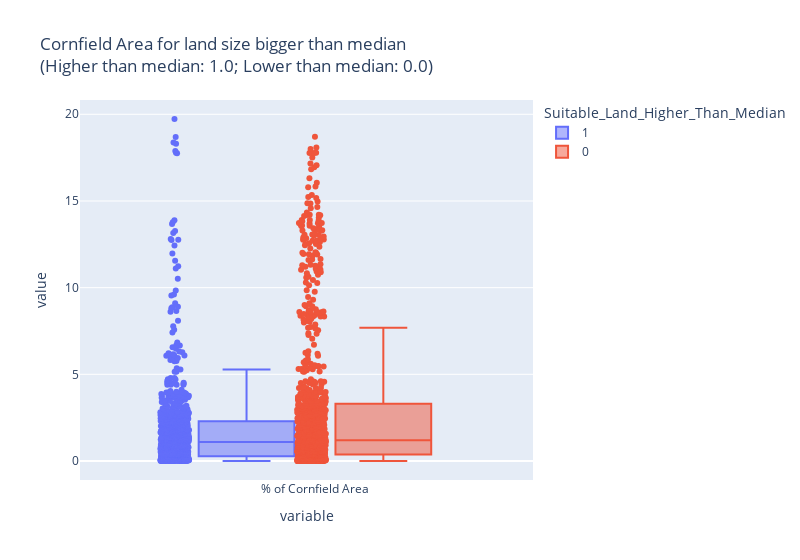

Notebook source saved alongside this figure:
### Code cell
import plotly.express as px
fig_box = px.box(last_df,                                           # Specify data frame
                 y=['% of Cornfield Area'],                       # Select posrecip and negrecip variables
                 points="all",                                     # Include all observations as data points
                 color = 'Suitable_Land_Higher_Than_Median',                                # Color (and group by) column "Cluster"
                 labels = {"Cluster": "Altruism"},                 # Rename "Cluster" as "Altruism" in our legend
                 title = """Cornfield Area for land size bigger than median 
                 <br>(Higher than median: 1.0; Lower than median: 0.0)""")       # Always add a title!
fig_box.update_layout(autosize=False, width = 800)                # Specify width (by default, full notebook cell)
fig_box

### Figure 1 — Plotly figure (JSON) as saved in the notebook; plotly's stock layout.template omitted (floating-point values rounded to 4 significant figures; data arrays with more than 128 entries replaced by an {"elided": "..."} marker saying what was removed)
{"data": [{"alignmentgroup": "True", "boxpoints": "all", "hovertemplate": "Suitable_Land_Higher_Than_Median=1<br>variable=%{x}<br>value=%{y}<extra></extra>", "legendgroup": "1", "marker": {"color": "#636efa"}, "name": "1", "notched": false, "offsetgroup": "1", "orientation": "v", "showlegend": true, "type": "box", "x": {"elided": "869 str values"}, "x0": " ", "xaxis": "x", "y": {"elided": "869 float values"}, "y0": " ", "yaxis": "y"}, {"alignmentgroup": "True", "boxpoints": "all", "hovertemplate": "Suitable_Land_Higher_Than_Median=0<br>variable=%{x}<br>value=%{y}<extra></extra>", "legendgroup": "0", "marker": {"color": "#EF553B"}, "name": "0", "notched": false, "offsetgroup": "0", "orientation": "v", "showlegend": true, "type": "box", "x": {"elided": "1023 str values"}, "x0": " ", "xaxis": "x", "y": {"elided": "1023 float values"}, "y0": " ", "yaxis": "y"}], "layout": {"autosize": false, "boxmode": "group", "legend": {"title": {"text": "Suitable_Land_Higher_Than_Median"}, "tracegroupgap": 0}, "title": {"text": "Cornfield Area for land size bigger than median \n                 <br>(Higher than median: 1.0; Lower than median: 0.0)"}, "width": 800, "xaxis": {"anchor": "y", "domain": [0, 1], "title": {"text": "variable"}}, "yaxis": {"anchor": "x", "domain": [0, 1], "title": {"text": "value"}}}}
